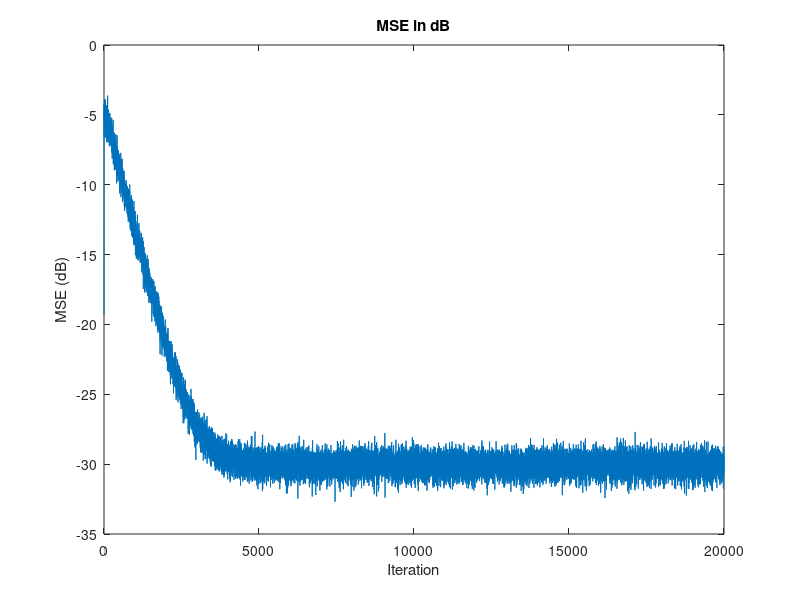

This chart was generated by the following MATLAB code:
clear all; 
close all;
clc;


N = 20000;
mu = 0.001;
W0 = [0.1; 0.3; 0.5];
L = length(W0);







for m = 1:100

    noise = randn(1, N + L - 1);

snr_db = 30;
np = 10^(-snr_db / 10);
sp = 1;
input = sqrt(sp) * randn(1, N + L - 1);
noise = sqrt(np) * noise;

    x = zeros(L, 1);
    w = zeros(L, 1);
    for n = 1:N 
        x(2:L ,1) = x(1:L-1,1);
        x(1) = input(n);
        d = W0.' * x;
        y = w.' * x + noise(n);
        e(n) = d - y;
        MSE(n) = e(n)^2;
        w = w + mu * x * e(n);
    end
    MSE1(:,m)=MSE;
end

for i =1:N
    MSE2(i)=mean(MSE1(i,:));
end
    
figure;
mse_db = 10 * log10(MSE2);
plot(mse_db);
title('MSE in dB');
xlabel('Iteration');
ylabel('MSE (dB)');


